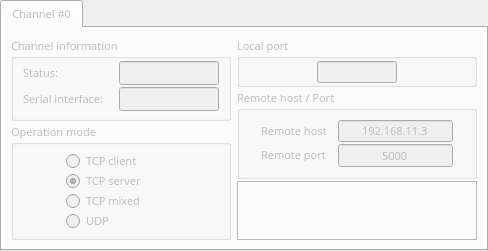
         <widget class="QTabWidget" name="channel_tab">
          <property name="enabled">
           <bool>false</bool>
          </property>
          <property name="minimumSize">
           <size>
            <width>0</width>
            <height>200</height>
           </size>
          </property>
          <property name="maximumSize">
           <size>
            <width>700</width>
            <height>352</height>
           </size>
          </property>
          <property name="font">
           <font>
            <family>맑은 고딕</family>
            <pointsize>8</pointsize>
           </font>
          </property>
          <property name="currentIndex">
           <number>0</number>
          </property>
          <property name="documentMode">
           <bool>false</bool>
          </property>
          <property name="tabsClosable">
           <bool>false</bool>
          </property>
          <property name="tabBarAutoHide">
           <bool>false</bool>
          </property>
          <widget class="QWidget" name="tab_ch0">
           <attribute name="title">
            <string>Channel #0</string>
           </attribute>
           <layout class="QGridLayout" name="gridLayout_12">
            <item row="0" column="0">
             <layout class="QGridLayout" name="gridLayout_11">
              <property name="verticalSpacing">
               <number>2</number>
              </property>
              <item row="0" column="0">
               <widget class="QGroupBox" name="groupBox_2">
                <property name="minimumSize">
                 <size>
                  <width>200</width>
                  <height>80</height>
                 </size>
                </property>
                <property name="maximumSize">
                 <size>
                  <width>240</width>
                  <height>150</height>
                 </size>
                </property>
                <property name="title">
                 <string>Channel information</string>
                </property>
                <layout class="QGridLayout" name="gridLayout_10">
                 <property name="topMargin">
                  <number>2</number>
                 </property>
                 <property name="bottomMargin">
                  <number>5</number>
                 </property>
                 <property name="verticalSpacing">
                  <number>2</number>
                 </property>
                 <item row="0" column="0">
                  <widget class="QLabel" name="ch1_status_label">
                   <property name="minimumSize">
                    <size>
                     <width>90</width>
                     <height>0</height>
                    </size>
                   </property>
                   <property name="maximumSize">
                    <size>
                     <width>90</width>
                     <height>16777215</height>
                    </size>
                   </property>
                   <property name="font">
                    <font>
                     <family>맑은 고딕</family>
                    </font>
                   </property>
                   <property name="text">
                    <string>Status:</string>
                   </property>
                  </widget>
                 </item>
                 <item row="0" column="1">
                  <widget class="QLineEdit" name="ch1_status">
                   <property name="minimumSize">
                    <size>
                     <width>100</width>
                     <height>22</height>
                    </size>
                   </property>
                   <property name="maximumSize">
                    <size>
                     <width>100</width>
                     <height>16777215</height>
                    </size>
                   </property>
                   <property name="font">
                    <font>
                     <family>맑은 고딕</family>
                     <weight>75</weight>
                     <bold>true</bold>
                    </font>
                   </property>
                   <property name="toolTip">
                    <string>&lt;html&gt;&lt;head/&gt;&lt;body&gt;&lt;p&gt;Device status&lt;/p&gt;&lt;/body&gt;&lt;/html&gt;</string>
                   </property>
                   <property name="inputMask">
                    <string notr="true"/>
                   </property>
                   <property name="text">
                    <string notr="true"/>
                   </property>
                   <property name="alignment">
                    <set>Qt::AlignCenter</set>
                   </property>
                   <property name="readOnly">
                    <bool>true</bool>
                   </property>
                   <property name="placeholderText">
                    <string notr="true"/>
                   </property>
                   <property name="clearButtonEnabled">
                    <bool>false</bool>
                   </property>
                  </widget>
                 </item>
                 <item row="1" column="0">
                  <widget class="QLabel" name="ch1_uart_name_label">
                   <property name="minimumSize">
                    <size>
                     <width>90</width>
                     <height>0</height>
                    </size>
                   </property>
                   <property name="maximumSize">
                    <size>
                     <width>90</width>
                     <height>16777215</height>
                    </size>
                   </property>
                   <property name="font">
                    <font>
                     <family>맑은 고딕</family>
                    </font>
                   </property>
                   <property name="text">
                    <string>Serial interface:</string>
                   </property>
                  </widget>
                 </item>
                 <item row="1" column="1">
                  <widget class="QLineEdit" name="ch1_uart_name">
                   <property name="minimumSize">
                    <size>
                     <width>100</width>
                     <height>22</height>
                    </size>
                   </property>
                   <property name="maximumSize">
                    <size>
                     <width>100</width>
                     <height>16777215</height>
                    </size>
                   </property>
                   <property name="font">
                    <font>
                     <family>맑은 고딕</family>
                     <weight>75</weight>
                     <bold>true</bold>
                    </font>
                   </property>
                   <property name="inputMask">
                    <string notr="true"/>
                   </property>
                   <property name="text">
                    <string notr="true"/>
                   </property>
                   <property name="alignment">
                    <set>Qt::AlignCenter</set>
                   </property>
                   <property name="readOnly">
                    <bool>true</bool>
                   </property>
                   <property name="placeholderText">
                    <string notr="true"/>
                   </property>
                   <property name="clearButtonEnabled">
                    <bool>false</bool>
                   </property>
                  </widget>
                 </item>
                </layout>
               </widget>
              </item>
              <item row="1" column="0">
               <widget class="QGroupBox" name="ch1_opmode">
                <property name="minimumSize">
                 <size>
                  <width>200</width>
                  <height>95</height>
                 </size>
                </property>
                <property name="maximumSize">
                 <size>
                  <width>240</width>
                  <height>150</height>
                 </size>
                </property>
                <property name="font">
                 <font>
                  <family>맑은 고딕</family>
                 </font>
                </property>
                <property name="title">
                 <string>Operation mode</string>
                </property>
                <layout class="QGridLayout" name="gridLayout_15">
                 <item row="0" column="0">
                  <layout class="QGridLayout" name="gridLayout_14">
                   <item row="0" column="0">
                    <widget class="QRadioButton" name="ch1_tcpclient">
                     <property name="minimumSize">
                      <size>
                       <width>110</width>
                       <height>14</height>
                      </size>
                     </property>
                     <property name="maximumSize">
                      <size>
                       <width>110</width>
                       <height>14</height>
                      </size>
                     </property>
                     <property name="font">
                      <font>
                       <family>맑은 고딕</family>
                      </font>
                     </property>
                     <property name="text">
                      <string>TCP client</string>
                     </property>
                    </widget>
                   </item>
                   <item row="1" column="0">
                    <widget class="QRadioButton" name="ch1_tcpserver">
                     <property name="minimumSize">
                      <size>
                       <width>110</width>
                       <height>14</height>
                      </size>
                     </property>
                     <property name="maximumSize">
                      <size>
                       <width>110</width>
                       <height>14</height>
                      </size>
                     </property>
                     <property name="font">
                      <font>
                       <family>맑은 고딕</family>
                      </font>
                     </property>
                     <property name="text">
                      <string>TCP server</string>
                     </property>
                     <property name="checked">
                      <bool>true</bool>
                     </property>
                    </widget>
                   </item>
                   <item row="2" column="0">
                    <widget class="QRadioButton" name="ch1_tcpmixed">
                     <property name="minimumSize">
                      <size>
                       <width>110</width>
                       <height>14</height>
                      </size>
                     </property>
                     <property name="maximumSize">
                      <size>
                       <width>110</width>
                       <height>14</height>
                      </size>
                     </property>
                     <property name="font">
                      <font>
                       <family>맑은 고딕</family>
                      </font>
                     </property>
                     <property name="text">
                      <string>TCP mixed</string>
                     </property>
                    </widget>
                   </item>
                   <item row="3" column="0">
                    <widget class="QRadioButton" name="ch1_udp">
                     <property name="minimumSize">
                      <size>
                       <width>110</width>
                       <height>14</height>
                      </size>
                     </property>
                     <property name="maximumSize">
                      <size>
                       <width>110</width>
                       <height>14</height>
                      </size>
                     </property>
                     <property name="font">
                      <font>
                       <family>맑은 고딕</family>
                      </font>
                     </property>
                     <property name="text">
                      <string>UDP</string>
                     </property>
                    </widget>
                   </item>
                  </layout>
                 </item>
                </layout>
               </widget>
              </item>
             </layout>
            </item>
            <item row="0" column="1">
             <layout class="QGridLayout" name="gridLayout_4">
              <property name="verticalSpacing">
               <number>2</number>
              </property>
              <item row="0" column="0">
               <widget class="QGroupBox" name="groupBox">
                <property name="minimumSize">
                 <size>
                  <width>240</width>
                  <height>30</height>
                 </size>
                </property>
                <property name="maximumSize">
                 <size>
                  <width>250</width>
                  <height>50</height>
                 </size>
                </property>
                <property name="title">
                 <string>Local port</string>
                </property>
                <layout class="QGridLayout" name="gridLayout_37">
                 <property name="topMargin">
                  <number>2</number>
                 </property>
                 <property name="bottomMargin">
                  <number>9</number>
                 </property>
                 <item row="0" column="0">
                  <widget class="QLineEdit" name="ch1_localport">
                   <property name="minimumSize">
                    <size>
                     <width>80</width>
                     <height>22</height>
                    </size>
                   </property>
                   <property name="maximumSize">
                    <size>
                     <width>80</width>
                     <height>16777215</height>
                    </size>
                   </property>
                   <property name="font">
                    <font>
                     <family>맑은 고딕</family>
                    </font>
                   </property>
                   <property name="text">
                    <string/>
                   </property>
                   <property name="alignment">
                    <set>Qt::AlignCenter</set>
                   </property>
                  </widget>
                 </item>
                </layout>
               </widget>
              </item>
              <item row="1" column="0">
               <widget class="QGroupBox" name="ch1_remote">
                <property name="enabled">
                 <bool>false</bool>
                </property>
                <property name="minimumSize">
                 <size>
                  <width>240</width>
                  <height>90</height>
                 </size>
                </property>
                <property name="maximumSize">
                 <size>
                  <width>300</width>
                  <height>90</height>
                 </size>
                </property>
                <property name="font">
                 <font>
                  <family>맑은 고딕</family>
                 </font>
                </property>
                <property name="title">
                 <string>Remote host / Port</string>
                </property>
                <layout class="QGridLayout" name="gridLayout_38">
                 <item row="0" column="0">
                  <layout class="QGridLayout" name="gridLayout_36">
                   <property name="spacing">
                    <number>2</number>
                   </property>
                   <item row="1" column="0">
                    <layout class="QGridLayout" name="gridLayout_35">
                     <item row="0" column="0">
                      <widget class="QLabel" name="label_141">
                       <property name="minimumSize">
                        <size>
                         <width>75</width>
                         <height>22</height>
                        </size>
                       </property>
                       <property name="maximumSize">
                        <size>
                         <width>75</width>
                         <height>22</height>
                        </size>
                       </property>
                       <property name="font">
                        <font>
                         <family>맑은 고딕</family>
                        </font>
                       </property>
                       <property name="text">
                        <string>Remote port</string>
                       </property>
                      </widget>
                     </item>
                     <item row="0" column="1">
                      <widget class="QLineEdit" name="ch1_remoteport">
                       <property name="minimumSize">
                        <size>
                         <width>115</width>
                         <height>22</height>
                        </size>
                       </property>
                       <property name="maximumSize">
                        <size>
                         <width>115</width>
                         <height>16777215</height>
                        </size>
                       </property>
                       <property name="font">
                        <font>
                         <family>맑은 고딕</family>
                        </font>
                       </property>
                       <property name="text">
                        <string>5000</string>
                       </property>
                       <property name="alignment">
                        <set>Qt::AlignCenter</set>
                       </property>
                      </widget>
                     </item>
                    </layout>
                   </item>
                   <item row="0" column="0">
                    <layout class="QGridLayout" name="gridLayout_34">
                     <item row="0" column="0">
                      <widget class="QLabel" name="label_181">
                       <property name="minimumSize">
                        <size>
                         <width>75</width>
                         <height>22</height>
                        </size>
                       </property>
                       <property name="maximumSize">
                        <size>
                         <width>75</width>
                         <height>22</height>
                        </size>
                       </property>
                       <property name="font">
                        <font>
                         <family>맑은 고딕</family>
                        </font>
                       </property>
                       <property name="text">
                        <string>Remote host</string>
                       </property>
                      </widget>
                     </item>
                     <item row="0" column="1">
                      <widget class="QLineEdit" name="ch1_remoteip">
                       <property name="minimumSize">
                        <size>
                         <width>115</width>
                         <height>22</height>
                        </size>
                       </property>
                       <property name="maximumSize">
                        <size>
                         <width>115</width>
                         <height>22</height>
                        </size>
                       </property>
                       <property name="font">
                        <font>
                         <family>맑은 고딕</family>
                        </font>
                       </property>
                       <property name="text">
                        <string>192.168.11.3</string>
                       </property>
                       <property name="alignment">
                        <set>Qt::AlignCenter</set>
                       </property>
                      </widget>
                     </item>
                    </layout>
                   </item>
                  </layout>
                 </item>
                </layout>
               </widget>
              </item>
              <item row="2" column="0">
               <widget class="QFrame" name="frame_2">
                <property name="frameShape">
                 <enum>QFrame::StyledPanel</enum>
                </property>
                <property name="frameShadow">
                 <enum>QFrame::Raised</enum>
                </property>
               </widget>
              </item>
             </layout>
            </item>
           </layout>
          </widget>
         </widget>
